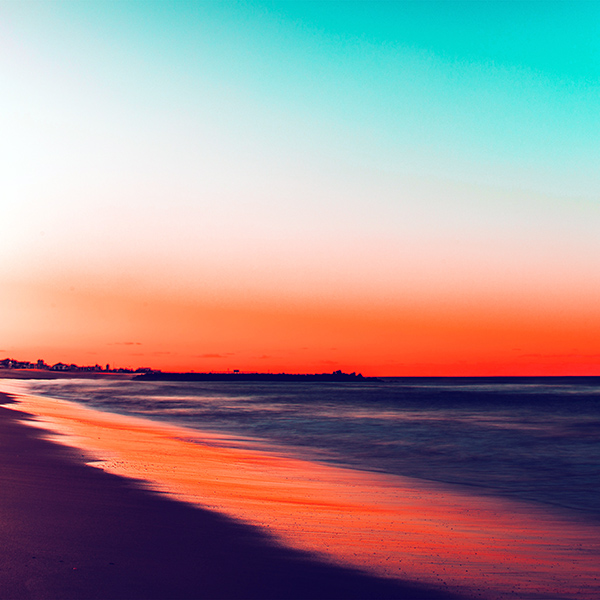
#> input picture Aufgaben/A_4/sunset.jpg, 600 x 600 px
$ python testing.py
#> lines starting #> are read from the running program, lines starting #| are printed output that depends on the picture
from PIL import Image


def mergeImages(path1, path2):
#> called with path1 = 'sunset.jpg', path2 = 'tiger.jpg'
    img1 = Image.open(path1)
#> img1 is the input picture: PIL image 600x600 RGB; mean R, G, B 163.4, 144.9, 145.4
    img2 = Image.open(path2)
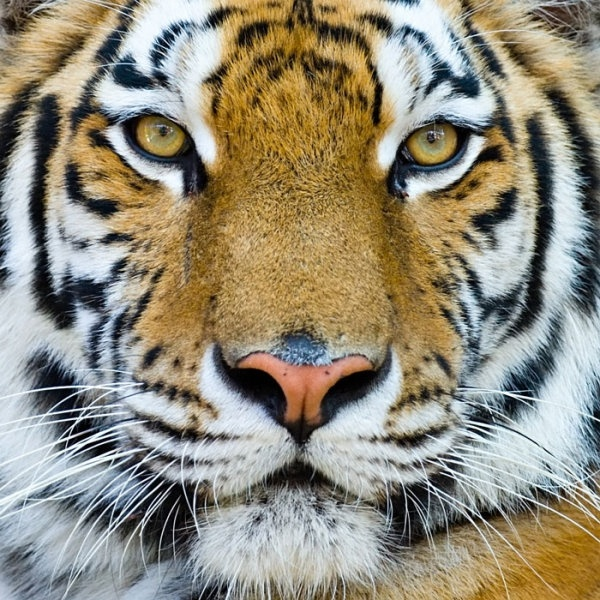
#> input picture Aufgaben/A_4/tiger.jpg, 600 x 600 px
#> img2 is the input picture: PIL image 600x600 RGB; mean R, G, B 146.5, 140, 122.3
    w, h = img1.size
#> w = 600; h = 600
    for y in range(int(h)):
        for x in range(int(w/2)):
            if y % 2 != 0:
                img2.putpixel((x * 2, y), img1.getpixel((x * 2, y)))
            else:
                img2.putpixel((x * 2 - 1, y), img1.getpixel((x * 2 - 1, y)))
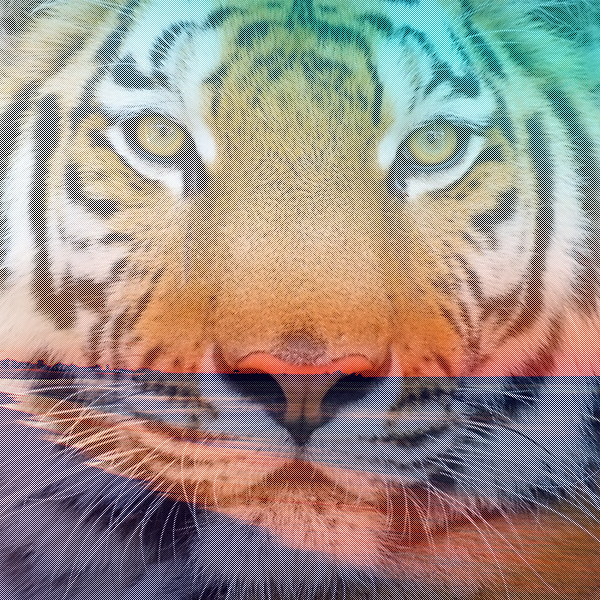
#> img2: PIL image 600x600 RGB; mean R, G, B 155, 142.4, 133.8
    img2.save("result.png", format="png")


path_1 = "sunset.jpg"
path_2 = "tiger.jpg"
mergeImages(path_1, path_2)

print("done")
